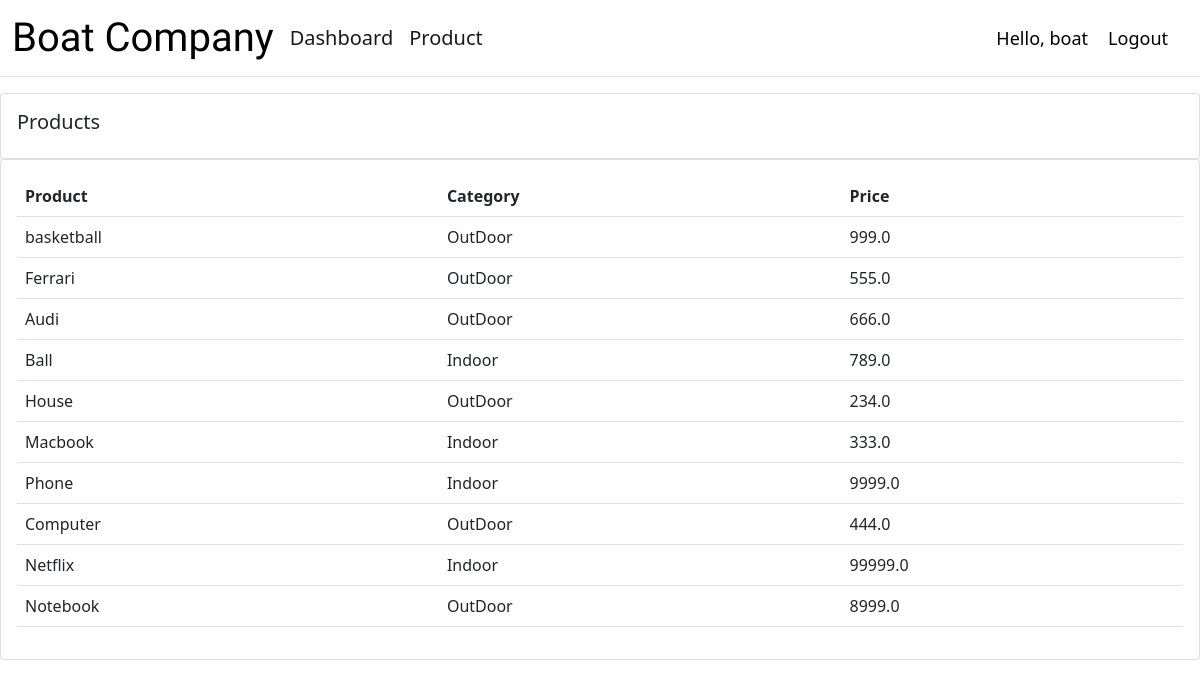
The app's page /product (signed in) with its own data.
### accounts/models.py (models this page shows, shortened)
class Product(models.Model): #ParentModel
    CATEGORY = (
        ('Indoor','Indoor'),
        ('OutDoor',"Outdoor")
    )
    name = models.CharField(max_length=200, null = True)
    price = models.FloatField(null=True)
    category = models.CharField(max_length=200, null=True, choices=CATEGORY)
    description = models.CharField(max_length=200, null=True, blank=True)
    date = models.DateTimeField(auto_now_add=True, null=True)
    tag = models.ManyToManyField(Tag)

### accounts/decorators.py (the view)
        def wrapper_func(request, *args, **kwargs):
            group = None
            if request.user.groups.exists():
                group = request.user.groups.all()[0].name
            if group in allow_roles:
                return view_func(request, *args, **kwargs)
            else:
                return HttpResponse("You are not authorized to view this page")

### accounts/views.py (called while the page is built)
@login_required(login_url='login')
@allowed_users(allow_roles=['Admin'])
def product(request):
    product = Product.objects.all()
    return render(request,"accounts/product.html",{"products":product})

### accounts/templates/accounts/product.html
{%  extends 'main.html' %}
{% block content %}
		<div class="row mt-3">
			<div class="col-md">
				<div class="card card-body">
					<h5>Products</h5>
				</div>
				<div class="card card-body">
					<table class="table">
						<tr>
							<th>Product</th>
							<th>Category</th>
							<th>Price</th>
						</tr>
						{% for p in products  %}
							<tr>
								<td>{{p.name}}</td>
								<td>{{p.category}}</td>
								<td>{{p.price}}</td>
							</tr>
						{% endfor %}
					</table>
				</div>
			</div>
		</div>
{% endblock content %}

### accounts/templates/main.html (shortened to what this page needs)
<!DOCTYPE html>
<html lang="en">
<head>
    <link href="https://cdn.jsdelivr.net/npm/bootstrap@5.1.3/dist/css/bootstrap.min.css" rel="stylesheet">
</head>
<body>
    {% include 'accounts/navbar.html' %}
    {% block content %}{% endblock content %}
</body>
</html>

### accounts/templates/accounts/navbar.html (shortened to what this page needs)
{% load static %}
<nav class="navbar navbar-expand-lg navbar-light  align-middle border-bottom">
  <div class="container-fluid">
    <div class="logo me-2 nav-item "><a href=" {% url 'home' %}" class="text-decoration-none ">Boat Company</a></div>
    <div class="collapse navbar-collapse" id="navbarSupportedContent">
      <ul class="navbar-nav me-auto mb-2 mb-lg-0 fs-5">
        {% if request.user.is_staff %}
        <li class="nav-item ">
          <a class="nav-link active" aria-current="page" href="{% url 'home' %}">Dashboard</a>
        </li>
        <li class="nav-item ">
          <a class="nav-link active" aria-current="page" href="{% url 'products' %}">Product</a>
        </li>
        {% else %}
        <li class="nav-item">
          <a class="nav-link flex-grow-1" href="{% url 'account' %}">Settings</a>
        </li>
        {% endif %}
      </ul>
        <span class="hello-msg ">Hello, {{request.user}}</span>
        <span ><a  class="hello-msg" href="{% url 'logout' %}">Logout</a></span>
    </div>
    </div>
</nav>

### accounts/templates/accounts/navbar.html (style rules this page uses)
.hello-msg { font-size: 18px; color: rgb(0, 0, 0); margin-right: 20px; }
.logo { font-family: 'Pushster', cursive; font-size: 40px; }
a:link,a:visited { color: #000; text-decoration: none; }

### records on screen
Product: name "basketball", category "OutDoor", price "999.0"
Product: name "Ferrari", category "OutDoor", price "555.0"
Product: name "Audi", category "OutDoor", price "666.0"
Product: name "Ball", category "Indoor", price "789.0"
Product: name "House", category "OutDoor", price "234.0"
Product: name "Macbook", category "Indoor", price "333.0"
Product: name "Phone", category "Indoor", price "9999.0"
Product: name "Computer", category "OutDoor", price "444.0"
Product: name "Netflix", category "Indoor", price "99999.0"
Product: name "Notebook", category "OutDoor", price "8999.0"

### other values on screen
{{ request.user }} "boat"
